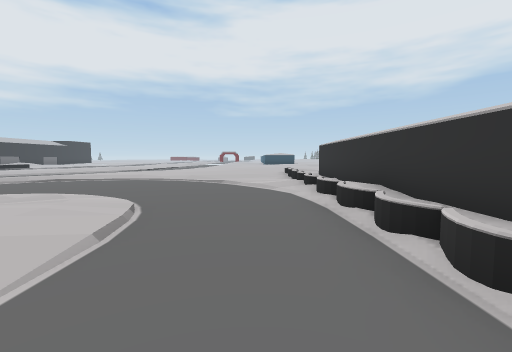
[1] (above)

15 first-person views from a walk through a Unity game level. The camera is 1.4 m above the floor, tilts 4° down and sees 90° across. The floor is counted in squares, 2 m on a side. Each view is taken from the middle of a square. On the plan, view 1 faces up. The plan holds only what a view shows up to about 9 squares ahead; the rest is blank. The place goes on beyond the plan. The player character is not drawn. Some surface patterns are stand-ins.

[2]
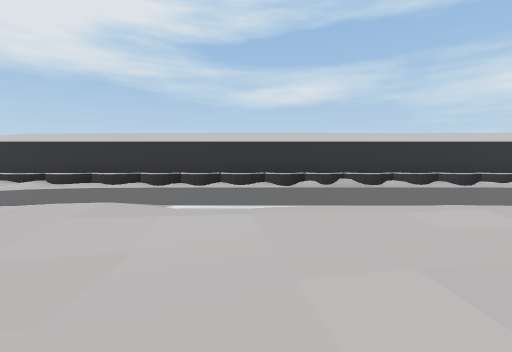

[3]
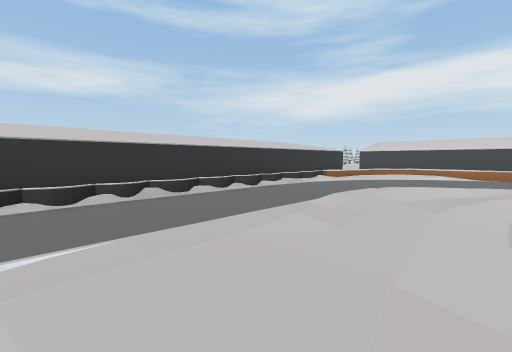

[4]
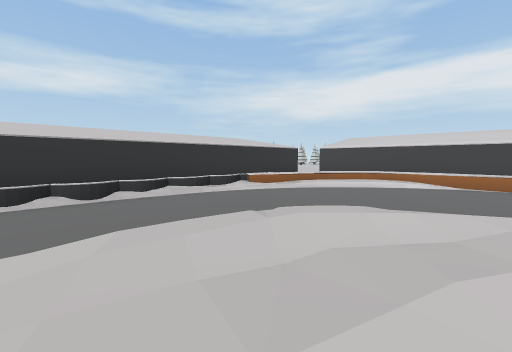

[5]
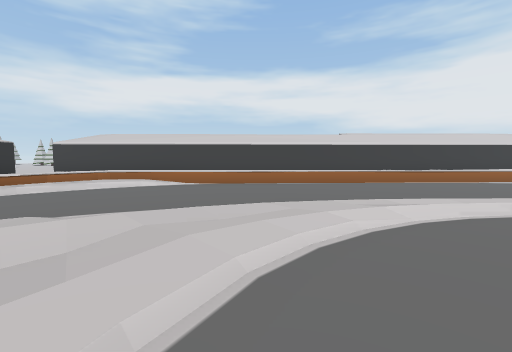

[6]
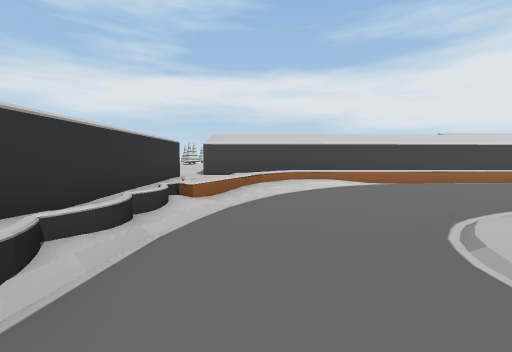

[7]
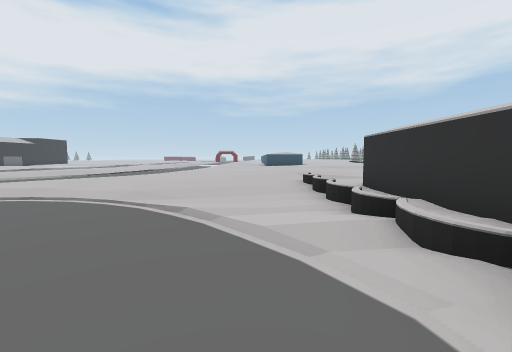

[8]
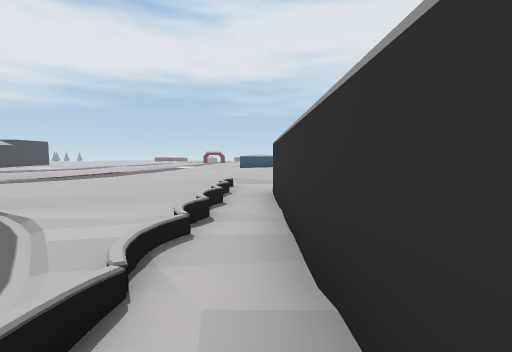

[9]
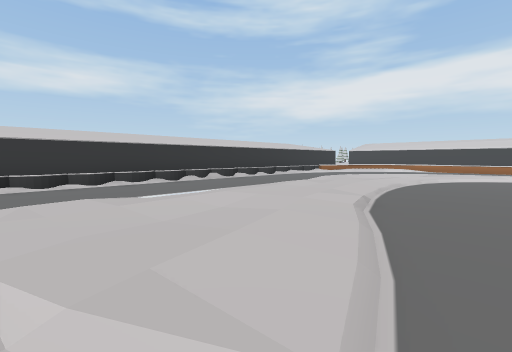

[10]
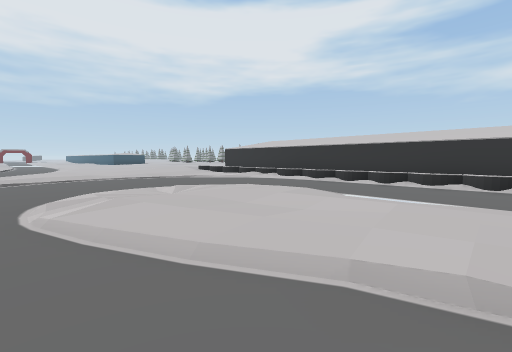

[11]
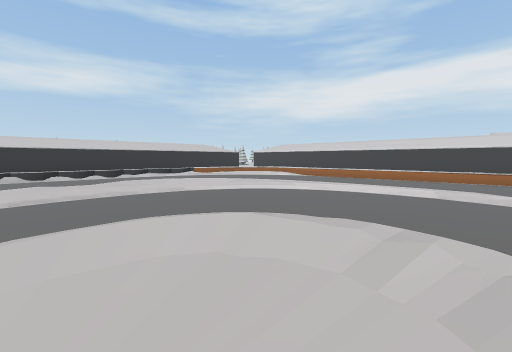

[12]
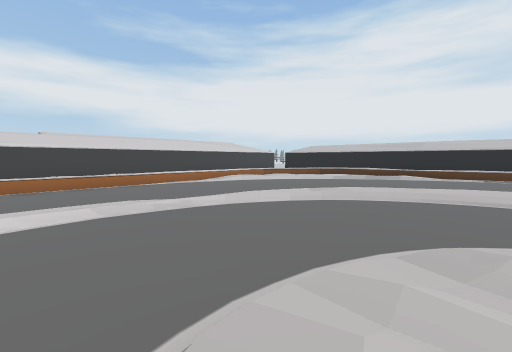

[13]
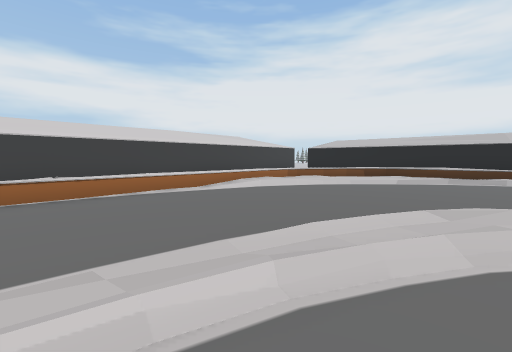

[14]
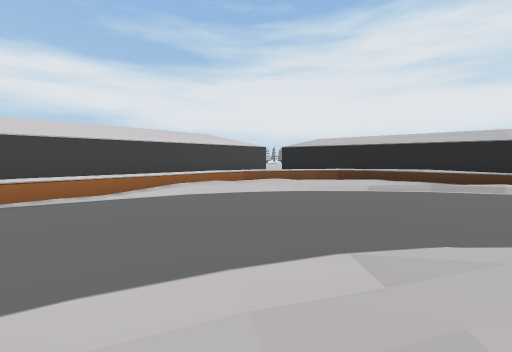

[15]
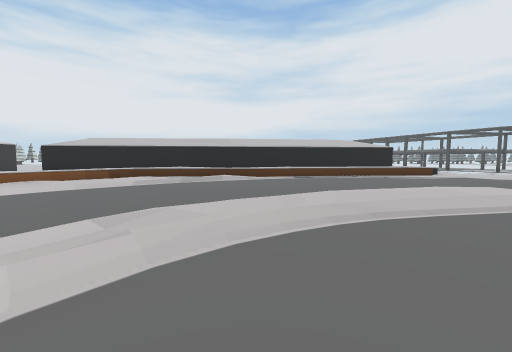

### Floor plan
Key: @ floor where view 1 was taken; # wall or solid block; . main floor; : floor 0.25 m higher than the main floor; + floor 0.5 m higher than the main floor; / step, stairs or slope; = window, fence, low wall or low ledge; ^ raised ledge.
Columns run from 20 left of view 1 to 3 right of it. Each row starts with its distance up from view 1.
 11                ::::::::
 10               /::::::/:
  9              /::::::://#
  8              ://.....=:#
  7              /.....///:#
  6               ......//:#
  5               .......//#
  4               .//:/..//#
  3               ./:::..=:#
  2 ..            .::.:..=:#
  1 ...           ./:....=:#
  0 ....          ./::..@=+#
 -1 ..../         ..:::../:#
 -2 =...::    :::/../::..=:#
 -3 =.../:.   :::/../:/..=:#
 -4 ..../:/..//::/../:/..=:#
 -5 ^....:/...//..../::..=:#
 -6 =..../:.........:.:../:#
 -7 //....:/.......//:/../:#
 -8  /....././////:://.../:#
 -9 =./........////.....//:#
-10 =:./................==:#
-11 =^://..............// :#
-12  =//::/....^^^^^^^//  :#
-13    == ===========    ::#
-14   #####################

Where each view was taken, in squares from view 1:
view 1: 0 up, 0 right, facing up
view 2: 0 up, 5 left, facing right
view 3: 0 up, 4 left, facing down-right
view 4: 4 down, 4 left, facing down-right
view 5: 5 down, 5 left, facing down
view 6: 5 down, 0 right, facing down
view 7: 4 up, 0 right, facing up
view 8: 4 up, 2 right, facing up
view 9: 3 up, 6 left, facing down-right
view 10: 1 down, 6 left, facing up-right
view 11: 2 down, 10 left, facing down-right
view 12: 4 down, 8 left, facing down-left
view 13: 7 down, 10 left, facing down-left
view 14: 7 down, 12 left, facing down-left
view 15: 6 down, 11 left, facing left
